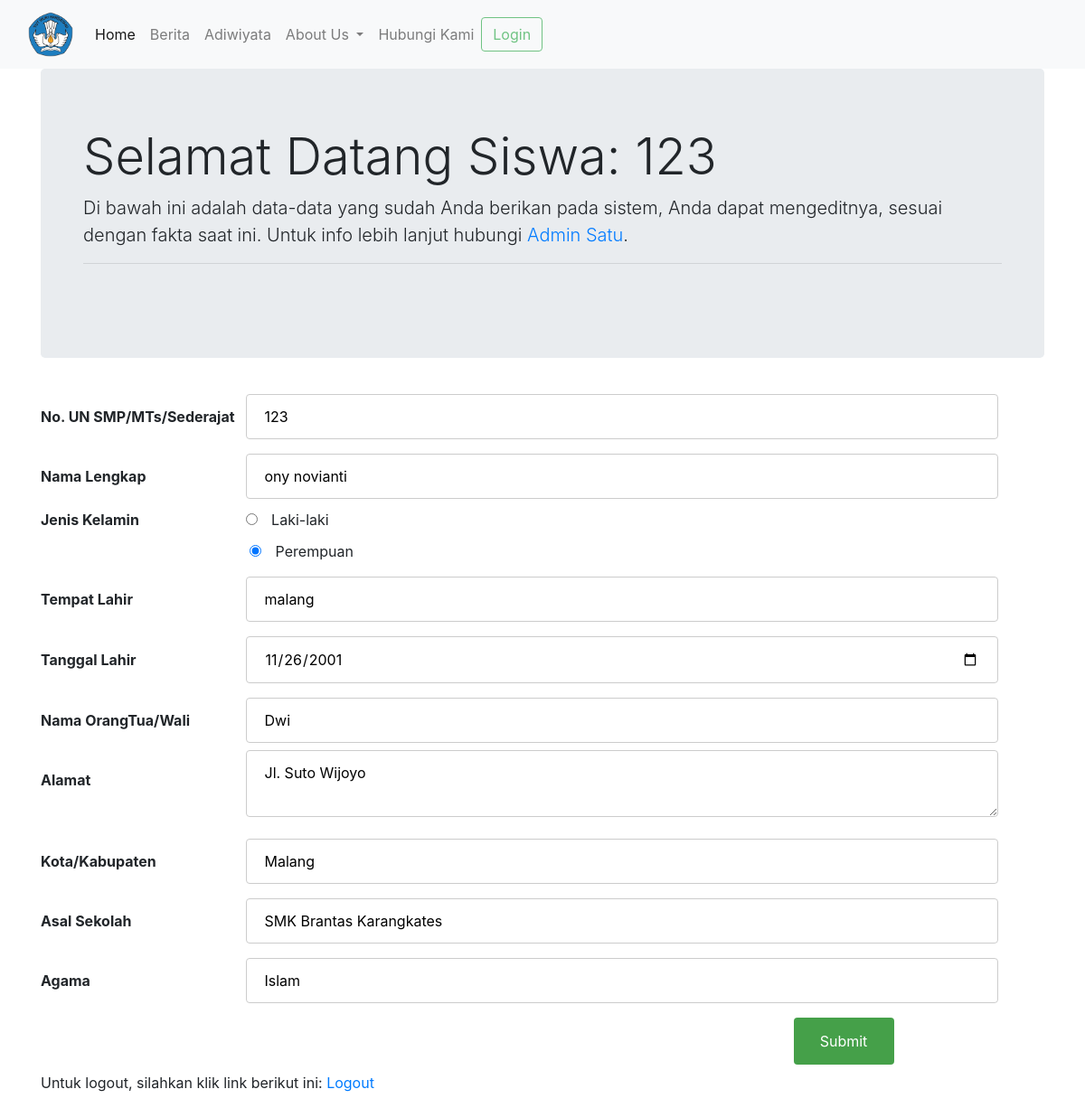
Screenshot of /homeSiswa.php (signed in) with the database file from the repository.
### tables this page shows
CREATE TABLE `siswa` (
  `no` int(11) NOT NULL,
  `nama` varchar(30) NOT NULL,
  `jenisKelamin` varchar(30) NOT NULL,
  `tempat` varchar(30) NOT NULL,
  `tanggal` date NOT NULL,
  `namaOrtu` varchar(30) NOT NULL,
  `alamat` varchar(50) NOT NULL,
  `kota` varchar(30) NOT NULL,
  `asalSekolah` varchar(30) NOT NULL,
  `agama` varchar(30) NOT NULL,
  `status` int(11) NOT NULL
);

### homeSiswa.php (the view, shortened to what this page needs)
<?php
	if(!isset($_SESSION['username'])){
		include 'tidakLangsung.php';
		header( "refresh:5;url=halamanlogin.php" );
	}else{
?>
		<!DOCTYPE html>
		<html>
		<head>
			<link rel="stylesheet" type="text/css" href="styleHomeSiswa.css">
			<link rel="stylesheet" href="css/bootstrap.min.css" />
		</head>
		<body>
			<?php
				include '_bagian/navbar.php';
			?>
			<div class="container">
				<div class="jumbotron">
				  <div class="container">
				    <h1 class="display-4">Selamat Datang Siswa: <?php echo $_SESSION['username']?></h1>
				    <p class="lead">Di bawah ini adalah data-data yang sudah Anda berikan pada sistem, Anda dapat mengeditnya, sesuai dengan fakta saat ini. Untuk info lebih lanjut hubungi <a href="mailto: ony@gmail.com">Admin Satu</a>.</p><hr><br>
				  </div>
				</div>
				<?php
					include "koneksi.php";
					$id = $_SESSION['username'];
					$query = "SELECT*FROM siswa WHERE no='$id'";
					$result = mysqli_query($connect, $query);
				?>
				<form method="POST" action="aksiUpdate.php" onsubmit="return validateForm()" id="edit">
					<?php
						while($row=mysqli_fetch_array($result)){
					?>
					<label class="labelKet">No. UN SMP/MTs/Sederajat </label>
					<input type="number" name="no" placeholder="Masukkan No. UN SMP/MTs/Sederajat Anda" value="<?php echo $row['no'];?>">
					<label class="labelKet">Nama Lengkap</label>
					<input type="text" name="nama" placeholder="Masukkan Nama Lengkap Anda" value="<?php echo $row['nama'];?>">
					<label class="labelKet">Jenis Kelamin</label>
					<input type="radio" name="jenisKelamin" value="L" <?php echo ($row['jenisKelamin'] == "L") ?  "checked" : "" ;  ?>>
					<label for="L" class="labelRadio">Laki-laki</label><br>
					<input type="radio" name="jenisKelamin" value="P" style="margin-left:231px;" <?php echo ($row['jenisKelamin'] == "P") ?  "checked" : "" ;  ?>>
					<label for="P" class="labelRadio">Perempuan</label><br>
					<label class="labelKet">Tempat Lahir</label>
					<input type="text" name="tempat" placeholder="Masukkan Tempat Lahir Anda" value="<?php echo $row['tempat'];?>">
					<label class="labelKet">Tanggal Lahir</label>
					<input type="date" name="tanggal" value="<?php echo $row['tanggal'];?>">
					<label class="labelKet">Nama OrangTua/Wali</label>
					<input type="text" name="namaOrtu" placeholder="Masukkan Nama OrangTua/Wali Anda" value="<?php echo $row['namaOrtu'];?>">
					<p class="pArea">
						<label for="area" class="labelKet">Alamat</label>
						<textarea id="area" name="alamat" placeholder="Masukkan Alamat Anda sesuai KK / KTP / Surat Ket. Domisili min. 6 bln Ortu/Wali murid calon siswa"><?php echo $row['alamat'];?></textarea>
					</p>
					<label class="labelKet">Kota/Kabupaten </label>
					<input type="text" name="kota" placeholder="Masukkan Kota/Kabupaten Anda" value="<?php echo $row['kota'];?>">
					<label class="labelKet">Asal Sekolah </label>
					<input type="text" name="asalSekolah" placeholder="Masukkan Asal Sekolah Anda" value="<?php echo $row['asalSekolah'];?>">
					<label class="labelKet">Agama </label>
					<input type="text" name="agama" placeholder="Masukkan Agama Anda" value="<?php echo $row['agama'];?>">
					<input type="submit" name="submit" value="Submit">
					<?php
						}
					?>
				</form>
				<p> Untuk logout, silahkan klik link berikut ini: <a href="logout.php">Logout</a></p>
			</div>
		</body>
		</html>
<?php
	}
?>

### styleHomeSiswa.css (style rules this page uses)
input[type=text],input[type=date],input[type=password],input[type=number], select, textarea { width: 75%; padding: 12px 20px; margin: 8px 0; border: 1px solid #ccc; border-radius: 4px; box-sizing: border-box; }
input[type=submit], input#cek { width: 10%; background-color: #4CAF50; color: white; padding: 14px 20px; margin: 8px 0; border: none; border-radius: 4px; cursor: pointer; margin-left: 75%; }
input[type=submit],input#cek:hover { background-color: #45a049; }
label.labelKet { width: 20%; display: inline-block; font-weight: bold; }
label.labelRadio { margin-left: 1%; }
p.pArea * { vertical-align: middle; }
input[type=radio] { padding: 12px 20px; margin: 8px 0; }
textarea { width:75%; max-width:75%; }

### rows the page displays
siswa: no "123", nama "ony novianti", jenisKelamin "☑", tempat "malang", tanggal "11/26/2001", namaOrtu "Dwi", alamat "Jl. Suto Wijoyo", kota "Malang", asalSekolah "SMK Brantas Karangkates", agama "Islam"

### other values shown
$_SESSION['username'] "123"
